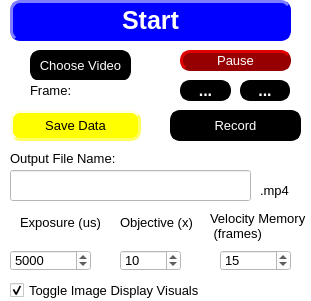
    <widget class="QFrame" name="frame_3">
     <property name="geometry">
      <rect>
       <x>10</x>
       <y>0</y>
       <width>311</width>
       <height>301</height>
      </rect>
     </property>
     <property name="font">
      <font>
       <pointsize>10</pointsize>
       <weight>50</weight>
       <italic>false</italic>
       <bold>false</bold>
      </font>
     </property>
     <property name="cursor">
      <cursorShape>UpArrowCursor</cursorShape>
     </property>
     <property name="styleSheet">
      <string notr="true"> color: rgb(0, 0, 0);
 background-color: rgb(255, 255, 255);
font-size: 10pt;
</string>
     </property>
     <property name="frameShape">
      <enum>QFrame::NoFrame</enum>
     </property>
     <widget class="QPushButton" name="choosevideobutton">
      <property name="geometry">
       <rect>
        <x>30</x>
        <y>50</y>
        <width>101</width>
        <height>31</height>
       </rect>
      </property>
      <property name="styleSheet">
       <string notr="true">     QPushButton {
                color: rgb(255, 255, 255);
                background-color: rgb(0, 0, 0);
                border-style: outset;
                border-width: 2px;
                border-radius: 10px;
                border-color: rgb(0, 0, 0);
                min-width: 1em;
                padding: 1px;
            }
            QPushButton:hover {
                background-color: rgb(100, 100, 100);
                color: rgb(255, 255, 255);
                border-color: rgb(100, 100, 100);
            
            
            }</string>
      </property>
      <property name="text">
       <string>Choose Video</string>
      </property>
     </widget>
     <widget class="QPushButton" name="pausebutton">
      <property name="geometry">
       <rect>
        <x>180</x>
        <y>50</y>
        <width>111</width>
        <height>21</height>
       </rect>
      </property>
      <property name="maximumSize">
       <size>
        <width>300</width>
        <height>30</height>
       </size>
      </property>
      <property name="styleSheet">
       <string notr="true">QPushButton {
                color: rgb(255, 255, 255);
                background-color: rgb(150, 0, 0);
                border-style: outset;
                border-width: 3px;
                border-radius: 10px;
                border-color: rgb(150, 0, 0);
                min-width: 1em;
                padding: 1px;
            }
            QPushButton:checked {
                color: rgb(255, 255, 255);
                background-color: rgb(0, 0, 150);
                border-style: inset;
                border-width: 3px;
                border-radius: 10px;
                border-color: rgb(0, 0, 255);
                font: bold 12px;
                min-width: 1em;
                padding: 1px;
            }
            QPushButton:hover {
                background-color: rgb(100, 100, 100);
                color: rgb(255, 255, 255);
                border-color: rgb(255, 0, 0);
                padding-left: 2px;
                padding-top: 2px;
            }</string>
      </property>
      <property name="text">
       <string>Pause</string>
      </property>
      <property name="checkable">
       <bool>true</bool>
      </property>
     </widget>
     <widget class="QPushButton" name="savedatabutton">
      <property name="geometry">
       <rect>
        <x>10</x>
        <y>110</y>
        <width>131</width>
        <height>31</height>
       </rect>
      </property>
      <property name="styleSheet">
       <string notr="true">QPushButton {
                color: rgb(0, 0, 0);
                background-color: rgb(255, 255, 0);
                border-style: outset;
                border-width: 3px;
                border-radius: 10px;
                border-color: rgb(255, 255, 100);
                min-width: 1em;
                padding: 6px;
            }
            QPushButton:hover {
                background-color: rgb(255, 255, 200);
                color: rgb(0, 0, 0);
            }
            QPushButton:pressed {
                background-color: red;
                border: 2px solid red;
                padding-left: 5px;
                padding-top: 5px;
                border-style: inset;
                }</string>
      </property>
      <property name="text">
       <string>Save Data</string>
      </property>
      <property name="checkable">
       <bool>true</bool>
      </property>
     </widget>
     <widget class="QPushButton" name="recordbutton">
      <property name="geometry">
       <rect>
        <x>170</x>
        <y>110</y>
        <width>131</width>
        <height>31</height>
       </rect>
      </property>
      <property name="styleSheet">
       <string notr="true">QPushButton {
                color: rgb(255, 255, 255);
                background-color: rgb(0, 0, 0);
                border-style: outset;
                border-width: 3px;
                border-radius: 10px;
                border-color: rgb(0, 0, 0);
                min-width: 1em;
                padding: 6px;
            }
      
            QPushButton:checked {
                color: rgb(255, 255, 255);
                background-color: rgb(255, 0, 0);
                border-style: inset;
                border-width: 3px;
                border-radius: 10px;
                border-color: rgb(255, 0, 0);
                font: bold 16px;
                min-width: 1em;
               
            }
            QPushButton:hover {
                background-color: rgb(100, 100, 100);
                color: rgb(255, 255, 255);
                border-color: rgb(100, 100, 100);
                padding-left: 5px;
                padding-top: 5px;
            }</string>
      </property>
      <property name="text">
       <string>Record</string>
      </property>
      <property name="checkable">
       <bool>true</bool>
      </property>
     </widget>
     <widget class="QLabel" name="framelabel">
      <property name="geometry">
       <rect>
        <x>30</x>
        <y>80</y>
        <width>121</width>
        <height>21</height>
       </rect>
      </property>
      <property name="maximumSize">
       <size>
        <width>300</width>
        <height>25</height>
       </size>
      </property>
      <property name="text">
       <string>Frame: </string>
      </property>
     </widget>
     <widget class="QToolButton" name="leftbutton">
      <property name="geometry">
       <rect>
        <x>180</x>
        <y>80</y>
        <width>51</width>
        <height>21</height>
       </rect>
      </property>
      <property name="styleSheet">
       <string notr="true">QToolButton {
                color: rgb(255, 255, 255);
                background-color: rgb(0, 0, 0);
                border-style: outset;
                border-width: px;
                border-radius: 10px;
                border: 2px solid rgb(0, 0, 0);
                font: bold 16px;
                min-width: 1em;
                padding: 1px;
            }
            QToolButton:hover {
                background-color: rgb(100, 100, 100);
                color: rgb(255, 255, 255);
                border: 2px solid rgb(0, 255, 0);
            }
            QToolButton:pressed {
                background-color: rgb(100, 100, 100);
                border: 2px solid rgb(255, 0, 0);
                border-style: inset;
                padding-left: 5px;
                padding-top: 5px;
            }</string>
      </property>
      <property name="text">
       <string>...</string>
      </property>
      <property name="autoRepeat">
       <bool>false</bool>
      </property>
      <property name="autoRepeatDelay">
       <number>0</number>
      </property>
      <property name="autoRepeatInterval">
       <number>1</number>
      </property>
      <property name="arrowType">
       <enum>Qt::NoArrow</enum>
      </property>
     </widget>
     <widget class="QToolButton" name="rightbutton">
      <property name="geometry">
       <rect>
        <x>240</x>
        <y>80</y>
        <width>50</width>
        <height>21</height>
       </rect>
      </property>
      <property name="styleSheet">
       <string notr="true">QToolButton {
                color: rgb(255, 255, 255);
                background-color: rgb(0, 0, 0);
                border-style: outset;
                border-width: px;
                border-radius: 10px;
                border: 2px solid rgb(0, 0, 0);
                font: bold 16px;
                min-width: 1em;
                padding: 1px;
            }
            QToolButton:hover {
                background-color: rgb(100, 100, 100);
                color: rgb(255, 255, 255);
                border: 2px solid rgb(0, 255, 0);
            }
            QToolButton:pressed {
                background-color: rgb(100, 100, 100);
                border: 2px solid rgb(255, 0, 0);
                border-style: inset;
                padding-left: 5px;
                padding-top: 5px;
            }</string>
      </property>
      <property name="text">
       <string>...</string>
      </property>
      <property name="autoRepeat">
       <bool>false</bool>
      </property>
      <property name="autoRepeatInterval">
       <number>1</number>
      </property>
      <property name="arrowType">
       <enum>Qt::NoArrow</enum>
      </property>
     </widget>
     <widget class="QLabel" name="exposurelabel">
      <property name="geometry">
       <rect>
        <x>20</x>
        <y>210</y>
        <width>111</width>
        <height>25</height>
       </rect>
      </property>
      <property name="maximumSize">
       <size>
        <width>150</width>
        <height>25</height>
       </size>
      </property>
      <property name="text">
       <string>Exposure (us)</string>
      </property>
     </widget>
     <widget class="QSpinBox" name="exposurebox">
      <property name="geometry">
       <rect>
        <x>10</x>
        <y>250</y>
        <width>81</width>
        <height>21</height>
       </rect>
      </property>
      <property name="minimum">
       <number>100</number>
      </property>
      <property name="maximum">
       <number>100000</number>
      </property>
      <property name="singleStep">
       <number>100</number>
      </property>
      <property name="value">
       <number>5000</number>
      </property>
      <property name="displayIntegerBase">
       <number>10</number>
      </property>
     </widget>
     <widget class="QLabel" name="objectivelabel">
      <property name="geometry">
       <rect>
        <x>120</x>
        <y>210</y>
        <width>111</width>
        <height>25</height>
       </rect>
      </property>
      <property name="maximumSize">
       <size>
        <width>150</width>
        <height>25</height>
       </size>
      </property>
      <property name="text">
       <string>Objective (x)</string>
      </property>
     </widget>
     <widget class="QSpinBox" name="objectivebox">
      <property name="geometry">
       <rect>
        <x>120</x>
        <y>250</y>
        <width>61</width>
        <height>21</height>
       </rect>
      </property>
      <property name="minimum">
       <number>1</number>
      </property>
      <property name="maximum">
       <number>100</number>
      </property>
      <property name="singleStep">
       <number>5</number>
      </property>
      <property name="value">
       <number>10</number>
      </property>
      <property name="displayIntegerBase">
       <number>10</number>
      </property>
     </widget>
     <widget class="QCheckBox" name="toggledisplayvisualscheckbox">
      <property name="geometry">
       <rect>
        <x>10</x>
        <y>280</y>
        <width>191</width>
        <height>21</height>
       </rect>
      </property>
      <property name="text">
       <string>Toggle Image Display Visuals</string>
      </property>
      <property name="checked">
       <bool>true</bool>
      </property>
     </widget>
     <widget class="QLabel" name="exposurelabel_3">
      <property name="geometry">
       <rect>
        <x>260</x>
        <y>180</y>
        <width>41</width>
        <height>20</height>
       </rect>
      </property>
      <property name="maximumSize">
       <size>
        <width>150</width>
        <height>25</height>
       </size>
      </property>
      <property name="text">
       <string>.mp4</string>
      </property>
     </widget>
     <widget class="QLineEdit" name="videoNameLineEdit">
      <property name="geometry">
       <rect>
        <x>10</x>
        <y>170</y>
        <width>241</width>
        <height>31</height>
       </rect>
      </property>
     </widget>
     <widget class="QLabel" name="exposurelabel_2">
      <property name="geometry">
       <rect>
        <x>10</x>
        <y>150</y>
        <width>150</width>
        <height>16</height>
       </rect>
      </property>
      <property name="maximumSize">
       <size>
        <width>150</width>
        <height>25</height>
       </size>
      </property>
      <property name="text">
       <string>Output File Name:</string>
      </property>
     </widget>
     <widget class="QLabel" name="memorylabel">
      <property name="geometry">
       <rect>
        <x>210</x>
        <y>210</y>
        <width>101</width>
        <height>31</height>
       </rect>
      </property>
      <property name="text">
       <string>Velocity Memory
 (frames)</string>
      </property>
     </widget>
     <widget class="QSpinBox" name="memorybox">
      <property name="geometry">
       <rect>
        <x>220</x>
        <y>250</y>
        <width>71</width>
        <height>21</height>
       </rect>
      </property>
      <property name="minimum">
       <number>1</number>
      </property>
      <property name="maximum">
       <number>100</number>
      </property>
      <property name="value">
       <number>15</number>
      </property>
     </widget>
     <widget class="QPushButton" name="startbutton">
      <property name="geometry">
       <rect>
        <x>10</x>
        <y>0</y>
        <width>281</width>
        <height>41</height>
       </rect>
      </property>
      <property name="font">
       <font>
        <pointsize>-1</pointsize>
        <weight>75</weight>
        <italic>false</italic>
        <bold>true</bold>
       </font>
      </property>
      <property name="cursor">
       <cursorShape>ArrowCursor</cursorShape>
      </property>
      <property name="styleSheet">
       <string notr="true">
QPushButton {
                color: rgb(255, 255, 255);
                background-color: rgb(0, 0, 255);
                border-style: outset;
                border-width: 3px;
                border-radius: 10px;
                border-color: rgb(0, 0, 255);
                min-width: 1em;
                padding: 6px;
			  font: bold 25px;
            }
      
            QPushButton:checked {
                color: rgb(255, 255, 255);
                background-color: rgb(255, 0, 0);
                border-style: inset;
                border-width: 3px;
                border-radius: 10px;
                border-color: rgb(255, 0, 0);
                font: bold 25px;
                min-width: 1em;
               
            }
            QPushButton:hover {
                background-color: rgb(100, 100, 100);
                color: rgb(255, 255, 255);
                border-color: rgb(0, 255, 0);
                padding-left: 5px;
                padding-top: 5px;
            }</string>
      </property>
      <property name="text">
       <string>Start</string>
      </property>
      <property name="checkable">
       <bool>true</bool>
      </property>
     </widget>
    </widget>
